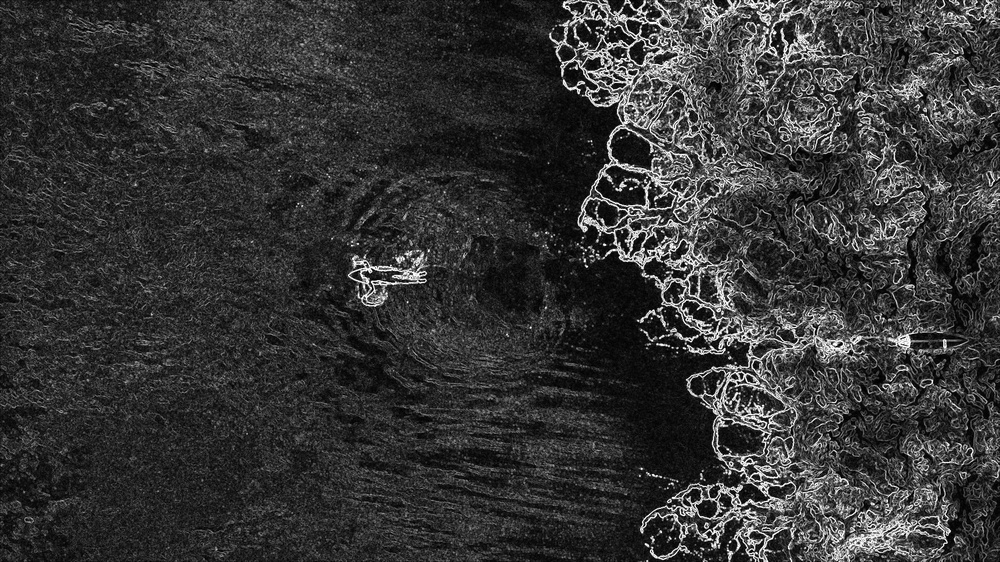
//> input picture energyImage.jpg, 1000 x 562 px, shrunk from 1920 x 1079 before the run
$ ./2024201030_A1_Q4 energyImage.jpg 100 100   (built with g++ and OpenCV 4)
//> lines starting //> are read from the running program, lines starting //| are printed output that depends on the picture
#include <iostream>
#include <opencv2/opencv.hpp>
using namespace cv;
using namespace std;

Mat calculateEnergyImage(const Mat &inputImage)
{
    Mat grayImage;
    cvtColor(inputImage, grayImage, COLOR_BGR2GRAY);

    Mat gradX, gradY;
    Sobel(grayImage, gradX, CV_64F, 1, 0, 3);
    Sobel(grayImage, gradY, CV_64F, 0, 1, 3);

    Mat energyImage;
    magnitude(gradX, gradY, energyImage);
    energyImage.convertTo(energyImage, CV_64F);

    return energyImage;
}

void initializeMatrices(const Mat &energyImage, const Mat &inputImage, double **&matrix, Vec3b **&colorMatrix)
{
    int imgHeight = energyImage.rows;
    int imgWidth = energyImage.cols;

    for (int i = 0; i < imgHeight; i++)
    {
        for (int j = 0; j < imgWidth; j++)
        {
            matrix[i][j] = energyImage.at<double>(i, j);
            colorMatrix[i][j] = inputImage.at<Vec3b>(i, j);
        }
    }
}

Mat createFinalImage(Vec3b **colorMatrix, int imgHeight, int imgWidth)
{
    Mat finalImage(imgHeight, imgWidth, CV_8UC3);
    for (int i = 0; i < imgHeight; i++)
    {
        for (int j = 0; j < imgWidth; j++)
        {
            finalImage.at<Vec3b>(i, j) = colorMatrix[i][j];
        }
    }
    return finalImage;
}

int main(int argc, char *argv[])
{
    string path = argv[1];
    Mat inputImage = imread(path, IMREAD_COLOR);
//> inputImage is the input picture: 562 rows x 1000 cols, CV_8UC3; min 0, max 255, mean 53.4
    if (inputImage.empty())
    {
        cout << "Error in opening the image.\n";
        return 1;
    }

    int imgWidth = inputImage.cols;
//> imgWidth = 1000
    int imgHeight = inputImage.rows;
//> imgHeight = 562

    int reqWidth = stoi(argv[2]);
    int reqHeight = stoi(argv[3]);

    int reducedWidth = imgWidth - reqWidth;
//> reducedWidth = 900
    int reducedHeight = imgHeight - reqHeight;
//> reducedHeight = 462

    Mat energyImage = calculateEnergyImage(inputImage);
//> in calculateEnergyImage, `Sobel(grayImage, gradY, CV_64F, 0, 1, 3);`:
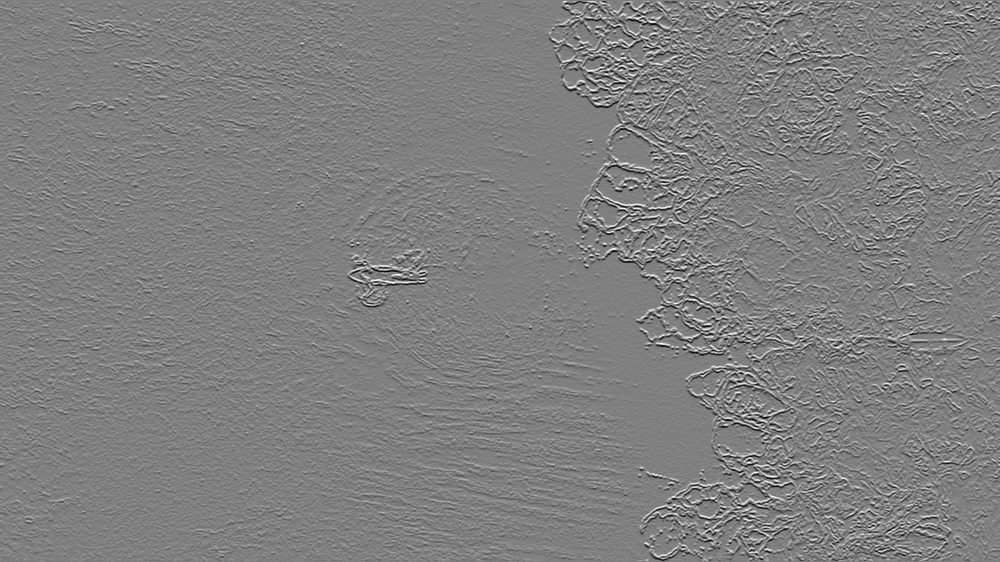
//> gradY: 562 rows x 1000 cols, CV_64FC1; min -1001, max 995, mean -0.2; drawn with min black and max white
//> in calculateEnergyImage, `magnitude(gradX, gradY, energyImage);`:
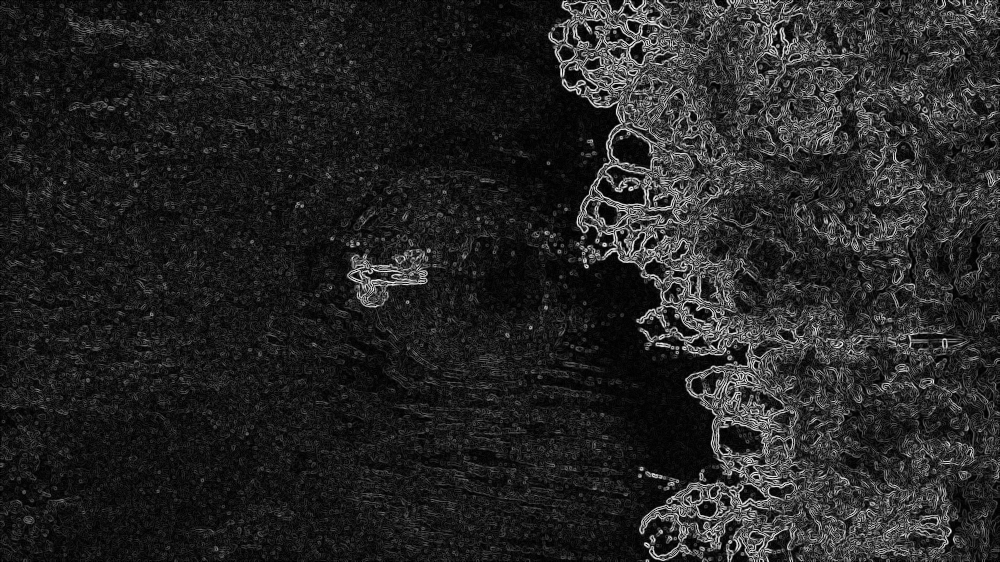
//> energyImage: 562 rows x 1000 cols, CV_64FC1; min 0, max 1015.6, mean 148.9; drawn with min black and max white

    double **matrix = new double *[imgHeight];
    double **dp = new double *[imgHeight];
    double **dupMatrix = new double *[imgHeight];
    Vec3b **colorMatrix = new Vec3b *[imgHeight];

    for (int i = 0; i < imgHeight; i++)
    {
        matrix[i] = new double[imgWidth];
        dp[i] = new double[imgWidth];
        dupMatrix[i] = new double[imgWidth];
        colorMatrix[i] = new Vec3b[imgWidth];
    }

    initializeMatrices(energyImage, inputImage, matrix, colorMatrix);

    for (int i = 0; i < imgHeight; i++)
    {
        for (int j = 0; j < imgWidth; j++)
        {
            dupMatrix[i][j] = matrix[i][j];
        }
    }

    while (reducedWidth > 0)
    {
        double *seamIndexes = new double[imgHeight];

        for (int i = 0; i < imgWidth; i++)
        {
            dp[0][i] = dupMatrix[0][i];
        }

        for (int i = 1; i < imgHeight; i++)
        {
            for (int j = 0; j < imgWidth; j++)
            {
                double left = DBL_MAX;
                double up = DBL_MAX;
                double right = DBL_MAX;
                if (j - 1 >= 0)
                {
                    left = dp[i - 1][j - 1];
                }
                if (j + 1 < imgWidth)
                {
                    right = dp[i - 1][j + 1];
                }
                up = dp[i - 1][j];
                dp[i][j] = dupMatrix[i][j] + min({left, up, right});
            }
        }

        int minInd = 0;
        double minLast = DBL_MAX;
        for (int i = 0; i < imgWidth; i++)
        {
            if (dp[imgHeight - 1][i] < minLast)
            {
                minLast = dp[imgHeight - 1][i];
                minInd = i;
            }
        }

        seamIndexes[imgHeight - 1] = minInd;

        int j = minInd;
        for (int i = imgHeight - 1; i > 0; i--)
        {
            double left = DBL_MAX;
            double up = DBL_MAX;
            double right = DBL_MAX;
            if (j - 1 >= 0)
            {
                left = dp[i - 1][j - 1];
            }
            if (j + 1 < imgWidth)
            {
                right = dp[i - 1][j + 1];
            }
            up = dp[i - 1][j];

            double temp = min({left, up, right});
            if (temp == left)
            {
                j = j - 1;
            }
            else if (temp == right)
            {
                j = j + 1;
            }

            seamIndexes[i - 1] = j;
        }

        double **newMatrix = new double *[imgHeight];
        Vec3b **newColorMatrix = new Vec3b *[imgHeight];
        for (int i = 0; i < imgHeight; i++)
        {
            newMatrix[i] = new double[imgWidth - 1];
            newColorMatrix[i] = new Vec3b[imgWidth - 1];
        }

        for (int i = 0; i < imgHeight; i++)
        {
            int k = 0;
            for (int j = 0; j < imgWidth; j++)
            {
                if (j != seamIndexes[i])
                {
                    newMatrix[i][k] = dupMatrix[i][j];
                    newColorMatrix[i][k] = colorMatrix[i][j];
                    k++;
                }
            }
        }

        for (int i = 0; i < imgHeight; i++)
        {
            delete[] dupMatrix[i];
            delete[] colorMatrix[i];
        }
        delete[] dupMatrix;
        delete[] colorMatrix;

        dupMatrix = newMatrix;
        colorMatrix = newColorMatrix;
        imgWidth--;
        delete[] seamIndexes;

        Mat middleImage = createFinalImage(colorMatrix, imgHeight, imgWidth);
        energyImage = calculateEnergyImage(middleImage);

        initializeMatrices(energyImage, middleImage, dupMatrix, colorMatrix);

        reducedWidth--;
        cout << "Vertical Seams remaining: " << reducedWidth << endl;
    }
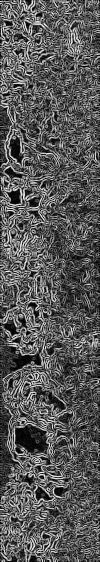
//> energyImage: 562 rows x 100 cols, CV_64FC1; min 0, max 1015.6, mean 354.8; drawn with min black and max white
//> after the loop, imgWidth = 100; reducedWidth = 0

    while (reducedHeight > 0)
    {
        double *seamIndexes = new double[imgWidth];

        for (int i = 0; i < imgHeight; i++)
        {
            dp[i][0] = dupMatrix[i][0];
        }

        for (int j = 1; j < imgWidth; j++)
        {
            for (int i = 0; i < imgHeight; i++)
            {
                double left = DBL_MAX;
                double back = DBL_MAX;
                double down = DBL_MAX;

                if (i - 1 >= 0)
                {
                    left = dp[i - 1][j - 1];
                }
                if (i + 1 < imgHeight)
                {
                    down = dp[i + 1][j - 1];
                }
                back = dp[i][j - 1];

                dp[i][j] = dupMatrix[i][j] + min({left, back, down});
            }
        }

        int minInd = 0;
        double minLast = DBL_MAX;
        for (int i = 0; i < imgHeight; i++)
        {
            if (dp[i][imgWidth - 1] < minLast)
            {
                minLast = dp[i][imgWidth - 1];
                minInd = i;
            }
        }

        seamIndexes[imgWidth - 1] = minInd;

        int i = minInd;
        for (int j = imgWidth - 1; j > 0; j--)
        {
            double left = DBL_MAX;
            double back = DBL_MAX;
            double down = DBL_MAX;

            if (i - 1 >= 0)
            {
                left = dp[i - 1][j - 1];
            }
            if (i + 1 < imgHeight)
            {
                down = dp[i + 1][j - 1];
            }
            back = dp[i][j - 1];

            double temp = min({left, back, down});
            if (temp == left)
            {
                i = i - 1;
            }
            else if (temp == down)
            {
                i = i + 1;
            }

            seamIndexes[j - 1] = i;
        }

        double **newMatrix = new double *[imgHeight - 1];
        Vec3b **newColorMatrix = new Vec3b *[imgHeight - 1];
        for (int i = 0; i < imgHeight - 1; i++)
        {
            newMatrix[i] = new double[imgWidth];
            newColorMatrix[i] = new Vec3b[imgWidth];
        }

        for (int j = 0; j < imgWidth; j++)
        {
            int k = 0;
            for (int i = 0; i < imgHeight; i++)
            {
                if (i != seamIndexes[j])
                {
                    newMatrix[k][j] = dupMatrix[i][j];
                    newColorMatrix[k][j] = colorMatrix[i][j];
                    k++;
                }
            }
        }

        for (int i = 0; i < imgHeight; i++)
        {
            delete[] dupMatrix[i];
            delete[] colorMatrix[i];
        }
        delete[] dupMatrix;
        delete[] colorMatrix;

        dupMatrix = newMatrix;
        colorMatrix = newColorMatrix;
        imgHeight--;
        delete[] seamIndexes;

        Mat middleImage = createFinalImage(colorMatrix, imgHeight, imgWidth);
        energyImage = calculateEnergyImage(middleImage);

        initializeMatrices(energyImage, middleImage, dupMatrix, colorMatrix);

        reducedHeight--;
        cout << "Horizontal Seams remaining: " << reducedHeight << endl;
    }
//> this loop made 462 passes
//> (minLast, minInd, i, imgHeight) on passes 1 to 3: (11795.5, 425, 423, 561), (11832.1, 376, 362, 560), (12070.6, 364, 364, 559)
//> pass 1, `Mat middleImage = createFinalImage(colorMatrix, imgHeight, imgWidth);`:
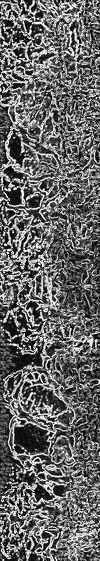
//> middleImage: 561 rows x 100 cols, CV_8UC3; min 0, max 255, mean 102.3
//> pass 1, in calculateEnergyImage (call 62), `Sobel(grayImage, gradX, CV_64F, 1, 0, 3);`:
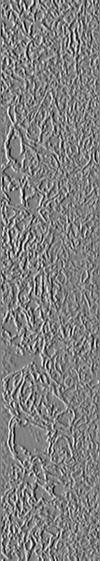
//> gradX: 561 rows x 100 cols, CV_64FC1; min -976, max 955, mean -0.5; drawn with min black and max white
//> after the loop:
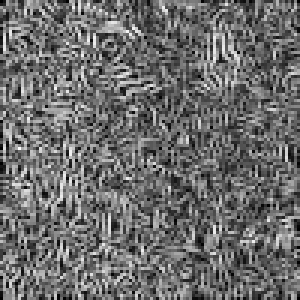
//> energyImage: 100 rows x 100 cols, CV_64FC1 (shown 3 times larger); min 0, max 1015.6, mean 433.1; drawn with min black and max white

    Mat finalImage = createFinalImage(colorMatrix, imgHeight, imgWidth);
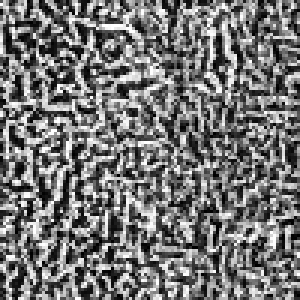
//> finalImage: 100 rows x 100 cols, CV_8UC3 (shown 3 times larger); min 0, max 255, mean 117.1
    imwrite("output.jpg", finalImage);

    for (int i = 0; i < imgHeight; i++)
    {
        delete[] matrix[i];
        delete[] dp[i];
        delete[] dupMatrix[i];
        delete[] colorMatrix[i];
    }
//> this loop made 100 passes
    delete[] matrix;
    delete[] dp;
    delete[] dupMatrix;
    delete[] colorMatrix;

    return 0;
}
